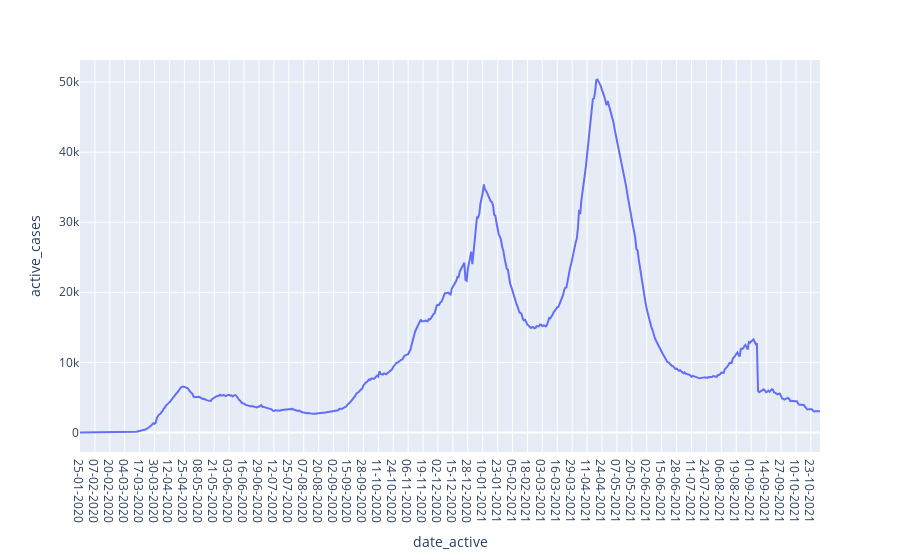
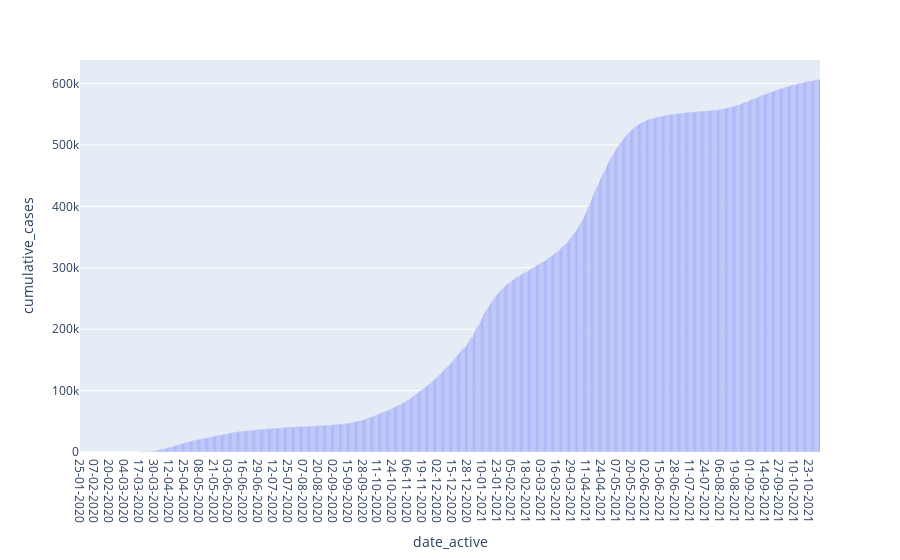
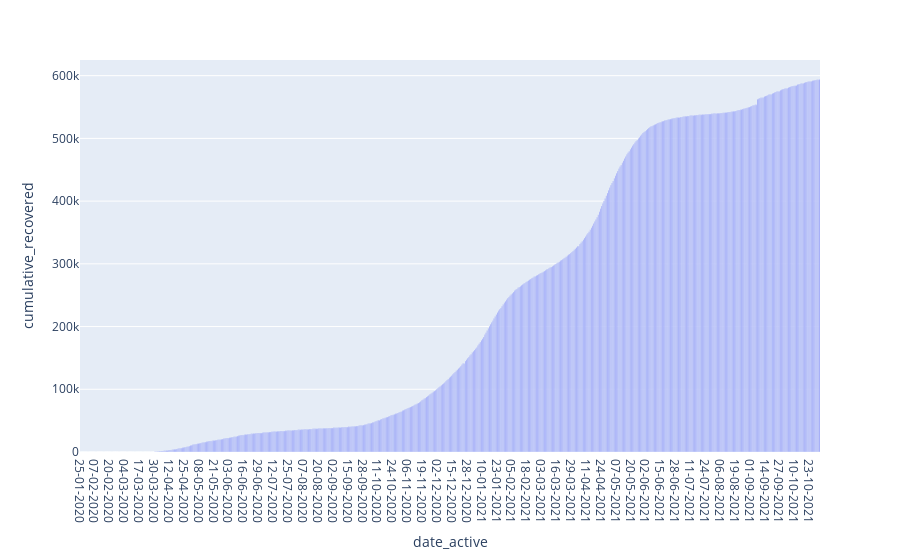
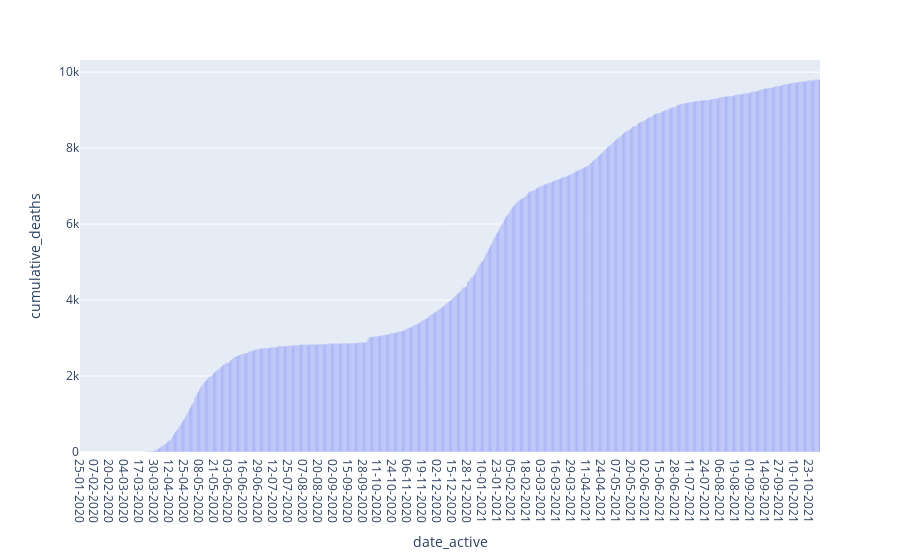

The cell these charts' notebook holds for them, in order:
### Code cell
dates = df['date_active'].unique()
province_names = df['province'].unique()
def provinceData(name):
    return df.loc[df['province'] == name]

fig = px.line(provinceData('Ontario'), x='date_active', y=['cumulative_cases', "cumulative_recovered", "cumulative_deaths"])
fig_AC = px.line(provinceData('Ontario'), x='date_active', y="active_cases")
fig_CC = px.bar(provinceData('Ontario'), x='date_active', y="cumulative_cases")
fig_CR = px.bar(provinceData('Ontario'), x='date_active', y="cumulative_recovered")
fig_CD = px.bar(provinceData('Ontario'), x='date_active', y="cumulative_deaths")

fig_AC.show()
fig_CC.show()
fig_CR.show()
fig_CD.show()

### Figure 1 — Plotly figure (JSON) as saved in the notebook; plotly's stock layout.template omitted (floating-point values rounded to 4 significant figures; data arrays with more than 128 entries replaced by an {"elided": "..."} marker saying what was removed)
{"data": [{"hovertemplate": "date_active=%{x}<br>active_cases=%{y}<extra></extra>", "legendgroup": "", "line": {"color": "#636efa", "dash": "solid"}, "marker": {"symbol": "circle"}, "mode": "lines", "name": "", "orientation": "v", "showlegend": false, "type": "scatter", "x": {"elided": "646 str values"}, "xaxis": "x", "y": {"elided": "646 int values"}, "yaxis": "y"}], "layout": {"autosize": true, "legend": {"tracegroupgap": 0}, "margin": {"t": 60}, "xaxis": {"anchor": "y", "autorange": true, "domain": [0, 1], "range": [0, 645], "title": {"text": "date_active"}, "type": "category"}, "yaxis": {"anchor": "x", "autorange": true, "domain": [0, 1], "range": [-2798.0, 53160.0], "title": {"text": "active_cases"}, "type": "linear"}}}

### Figure 2 — Plotly figure (JSON) as saved in the notebook; plotly's stock layout.template omitted (floating-point values rounded to 4 significant figures; data arrays with more than 128 entries replaced by an {"elided": "..."} marker saying what was removed)
{"data": [{"alignmentgroup": "True", "hovertemplate": "date_active=%{x}<br>cumulative_cases=%{y}<extra></extra>", "legendgroup": "", "marker": {"color": "#636efa", "pattern": {"shape": ""}}, "name": "", "offsetgroup": "", "orientation": "v", "showlegend": false, "textposition": "auto", "type": "bar", "x": {"elided": "646 str values"}, "xaxis": "x", "y": {"elided": "646 int values"}, "yaxis": "y"}], "layout": {"autosize": true, "barmode": "relative", "legend": {"tracegroupgap": 0}, "margin": {"t": 60}, "xaxis": {"anchor": "y", "autorange": true, "domain": [0, 1], "range": [-0.5, 645.5], "title": {"text": "date_active"}, "type": "category"}, "yaxis": {"anchor": "x", "autorange": true, "domain": [0, 1], "range": [0, 638500.0], "title": {"text": "cumulative_cases"}, "type": "linear"}}}

### Figure 3 — Plotly figure (JSON) as saved in the notebook; plotly's stock layout.template omitted (floating-point values rounded to 4 significant figures; data arrays with more than 128 entries replaced by an {"elided": "..."} marker saying what was removed)
{"data": [{"alignmentgroup": "True", "hovertemplate": "date_active=%{x}<br>cumulative_recovered=%{y}<extra></extra>", "legendgroup": "", "marker": {"color": "#636efa", "pattern": {"shape": ""}}, "name": "", "offsetgroup": "", "orientation": "v", "showlegend": false, "textposition": "auto", "type": "bar", "x": {"elided": "646 str values"}, "xaxis": "x", "y": {"elided": "646 int values"}, "yaxis": "y"}], "layout": {"autosize": true, "barmode": "relative", "legend": {"tracegroupgap": 0}, "margin": {"t": 60}, "xaxis": {"anchor": "y", "autorange": true, "domain": [0, 1], "range": [-0.5, 645.5], "title": {"text": "date_active"}, "type": "category"}, "yaxis": {"anchor": "x", "autorange": true, "domain": [0, 1], "range": [0, 625000.0], "title": {"text": "cumulative_recovered"}, "type": "linear"}}}

### Figure 4 — Plotly figure (JSON) as saved in the notebook; plotly's stock layout.template omitted (floating-point values rounded to 4 significant figures; data arrays with more than 128 entries replaced by an {"elided": "..."} marker saying what was removed)
{"data": [{"alignmentgroup": "True", "hovertemplate": "date_active=%{x}<br>cumulative_deaths=%{y}<extra></extra>", "legendgroup": "", "marker": {"color": "#636efa", "pattern": {"shape": ""}}, "name": "", "offsetgroup": "", "orientation": "v", "showlegend": false, "textposition": "auto", "type": "bar", "x": {"elided": "646 str values"}, "xaxis": "x", "y": {"elided": "646 int values"}, "yaxis": "y"}], "layout": {"autosize": true, "barmode": "relative", "legend": {"tracegroupgap": 0}, "margin": {"t": 60}, "xaxis": {"anchor": "y", "autorange": true, "domain": [0, 1], "range": [-0.5, 645.5], "title": {"text": "date_active"}, "type": "category"}, "yaxis": {"anchor": "x", "autorange": true, "domain": [0, 1], "range": [0, 10320.0], "title": {"text": "cumulative_deaths"}, "type": "linear"}}}
